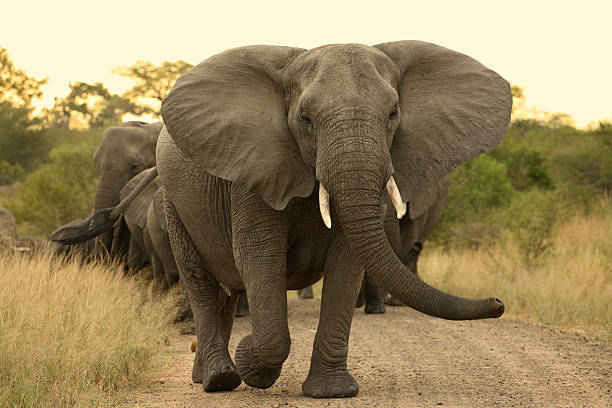
#> input picture SET-1/elephant.jpg, 612 x 408 px, found by its file name
$ python histogram_plot.py
#> lines starting #> are read from the running program, lines starting #| are printed output that depends on the picture
import cv2
import matplotlib.pyplot as plt
import os

# Load image using absolute path
image_path = r'd:\Image-and-Video-Processing-Lab\SET-1\elephant.jpg'
image = cv2.imread(image_path)
#> image is the input picture: shape (408, 612, 3); mean B, G, R 94.8, 132.8, 150.9

# Convert to grayscale
gray = cv2.cvtColor(image, cv2.COLOR_BGR2GRAY)
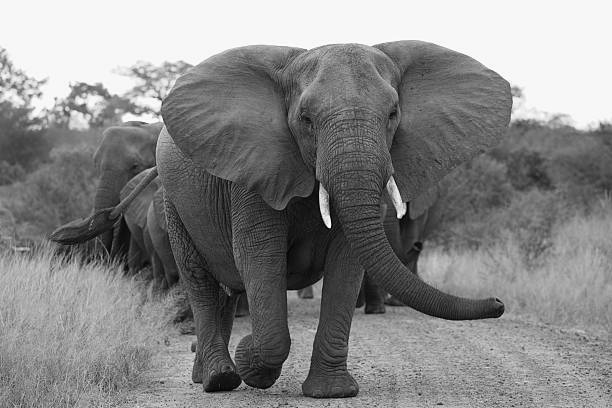
#> gray: shape (408, 612); min 1, max 254, mean 133.9

# Calculate histogram using OpenCV
hist = cv2.calcHist([gray], [0], None, [256], [0, 256])
#> hist = 256 values, max 38522 at index 247, min 0 at index 0, mean 975.4

# Plot using Matplotlib
plt.figure(figsize=(8, 5))
plt.title("Grayscale Histogram")
plt.xlabel("Pixel Intensity")
plt.ylabel("Frequency")
plt.plot(hist, color='black')
plt.xlim([0, 256])
plt.grid(True)
plt.show()
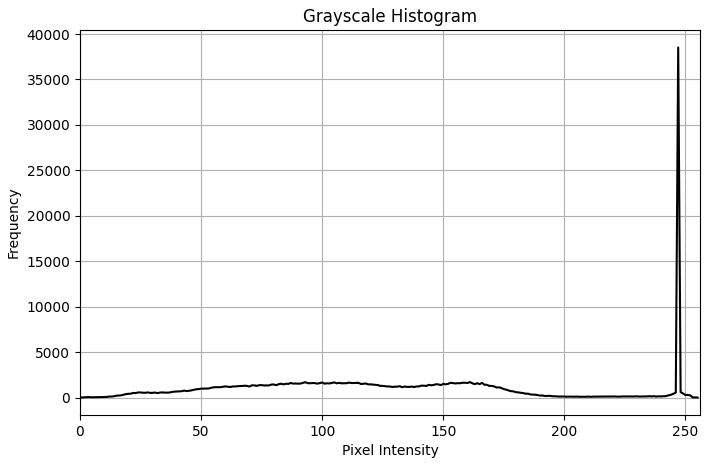
#> figure drawn by matplotlib, 1 panel; curve peaks at x = 247, y = 38522

$ run again, with SET-1/QUESTIONS-SET-1.jpg copied over SET-1/elephant.jpg
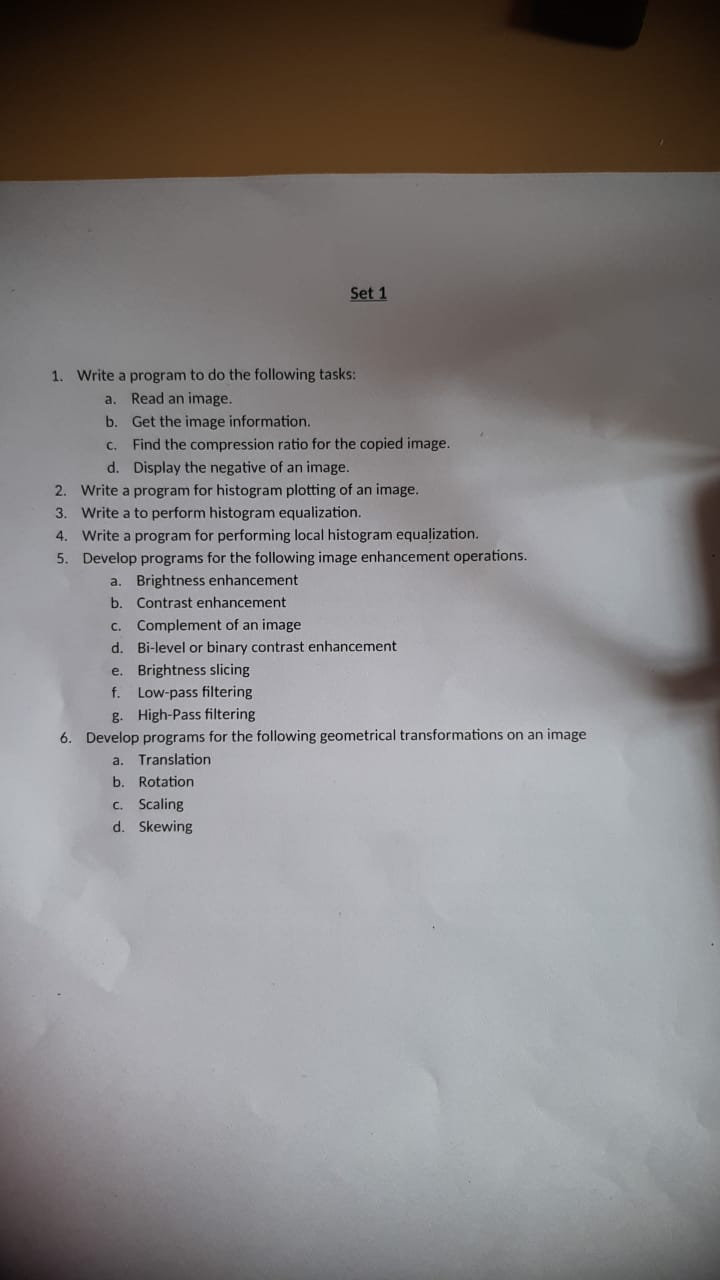
#> input picture SET-1/QUESTIONS-SET-1.jpg, 720 x 1280 px, found by its file name
#> image is the input picture: shape (1280, 720, 3); mean B, G, R 130.5, 130.7, 134.1
#> `gray = cv2.cvtColor(image, cv2.COLOR_BGR2GRAY)`:
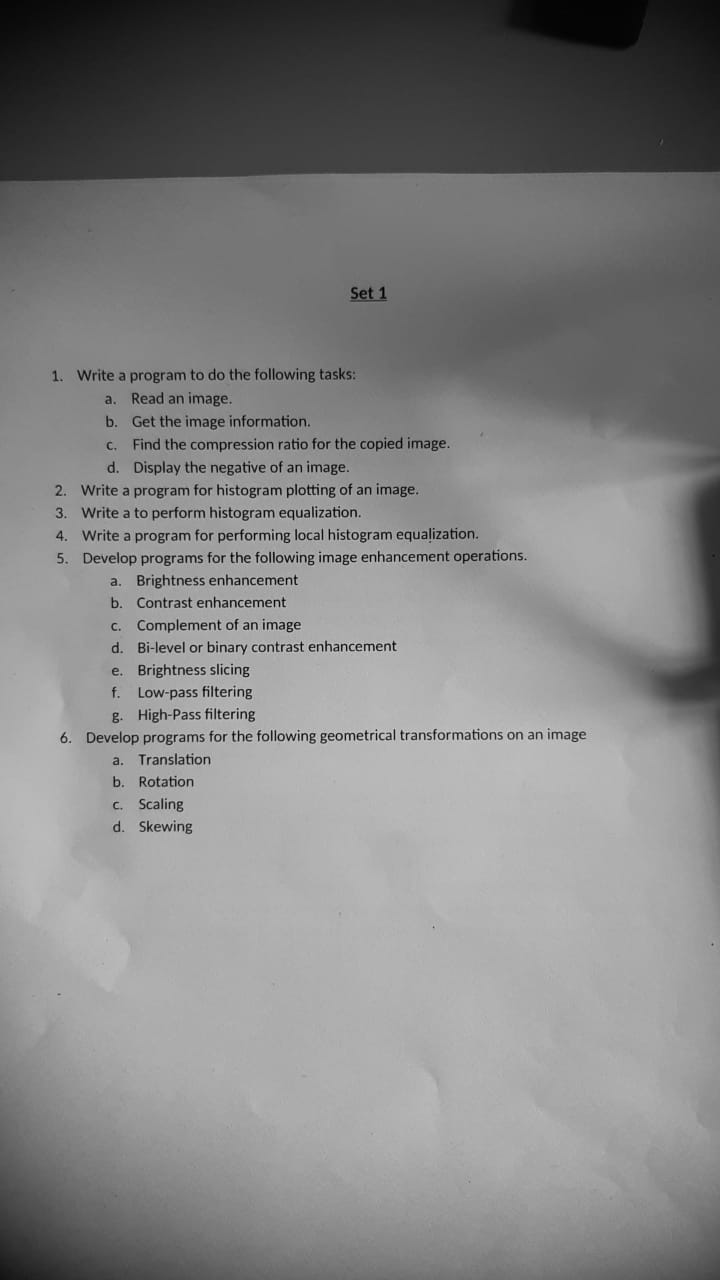
#> gray: shape (1280, 720); min 0, max 220, mean 131.7
#> hist = 256 values, max 29005 at index 175, min 0 at index 212, mean 3600
#> `plt.show()`:
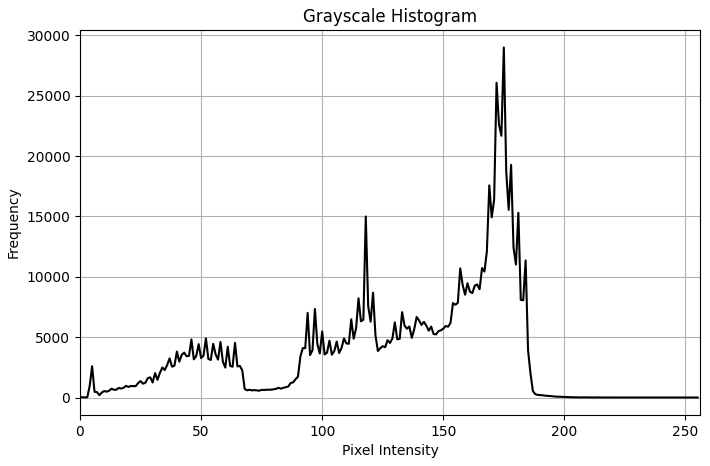
#> figure drawn by matplotlib, 1 panel; curve peaks at x = 175, y = 29005
